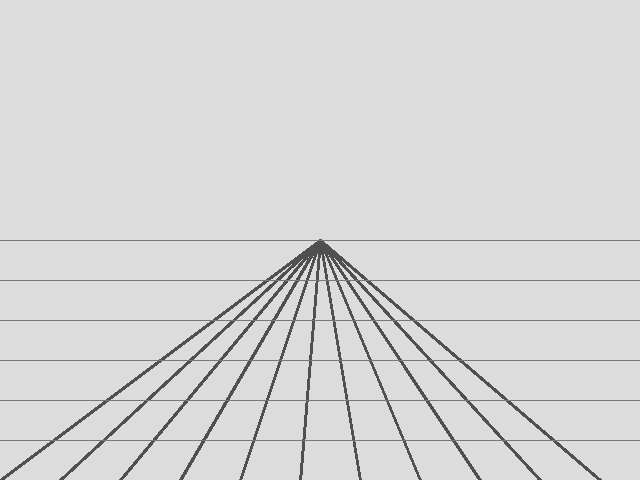
#> input picture VanishingPointDetecter/vp_agent/test_images/one_point.jpg, 640 x 480 px
$ python -i toolkit.py   (imports and definitions only)
#> lines starting #> are read from the running program, lines starting #| are printed output that depends on the picture; after the words box and inside, x2 and y2 are one past the last pixel; in counts of white or black regions, pixels touching at a corner belong together
from dataclasses import dataclass

import cv2
import numpy as np
from PIL import Image


@dataclass
class Line:
    x1: float
    y1: float
    x2: float
    y2: float

    def angle(self) -> float:
        return np.arctan2(self.y2 - self.y1, self.x2 - self.x1)

    def as_array(self) -> np.ndarray:
        return np.array([self.x1, self.y1, self.x2, self.y2])


@dataclass
class VanishingPoint:
    x: float
    y: float
    support_lines: int  # クラスタ内の支持直線数
    confidence: float   # [0.0, 1.0]


class CVToolkit:
    def detect_lines(self, image_path: str, canny_low: int = 50, canny_high: int = 150) -> list[Line]:
#> called with image_path = '../test_images/one_point.jpg', canny_low = 50, canny_high = 150
        img = cv2.imread(image_path)
#> img is the input picture: shape (480, 640, 3); min 72, max 228, mean 214.3
        if img is None:
            raise ValueError(f"画像読み込み失敗: {image_path}")

        gray = cv2.cvtColor(img, cv2.COLOR_BGR2GRAY)
        blurred = cv2.GaussianBlur(gray, (5, 5), 0)
        edges = cv2.Canny(blurred, canny_low, canny_high)
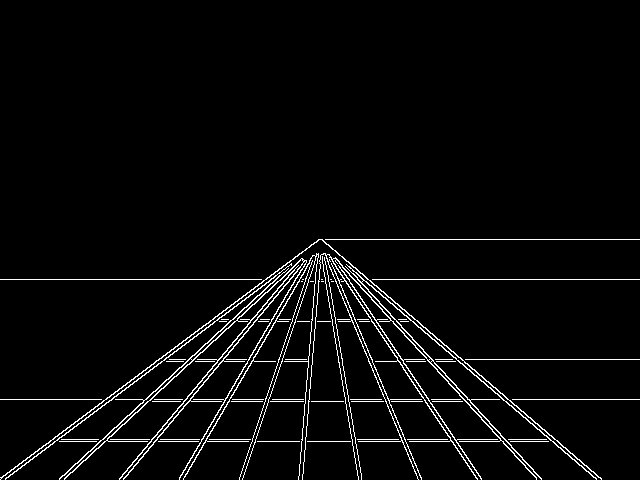
#> edges: shape (480, 640); 3.5% white in thin lines or dots, all inside (x1, y1, x2, y2) = (0, 239, 640, 480)

        lsd = cv2.createLineSegmentDetector(0)
        lines_raw, _, _, _ = lsd.detect(edges)
#> lines_raw = 221 rows, first 6: [238.1, 318, 300.5, 261.9], [286.4, 276.5, 216.4, 359], [469.7, 399.1, 361.6, 282.1], [150.9, 399.6, 234.9, 321.1], [214.9, 361.3, 183.1, 399.3], [108.9, 438.9, 154.7, 393.5]

        if lines_raw is None:
            return []

        lines = []
        for line in lines_raw:
            x1, y1, x2, y2 = line[0]
            length = np.hypot(x2 - x1, y2 - y1)
            if length > 20:  # 短すぎるセグメント除去
                lines.append(Line(float(x1), float(y1), float(x2), float(y2)))
#> this loop made 221 passes
#> (x1, y1, x2, y2, length) on passes 1 to 3: (238.1, 318, 300.5, 261.9, 83.99), (286.4, 276.5, 216.4, 359, 108.2), (469.7, 399.1, 361.6, 282.1, 159.3)
#> after the loop, lines = 181 items

        return lines

    # [156 lines left out: functions find_vanishing_points, draw_edges, draw_lines_on_image, draw_clusters, draw_overlay, _cluster_by_angle and 3 more, not called in this run]

>>> result = CVToolkit().detect_lines('../test_images/one_point.jpg')
#> result = 181 items

$ run again, on VanishingPointDetecter/vp_agent/test_images/two_point.jpg
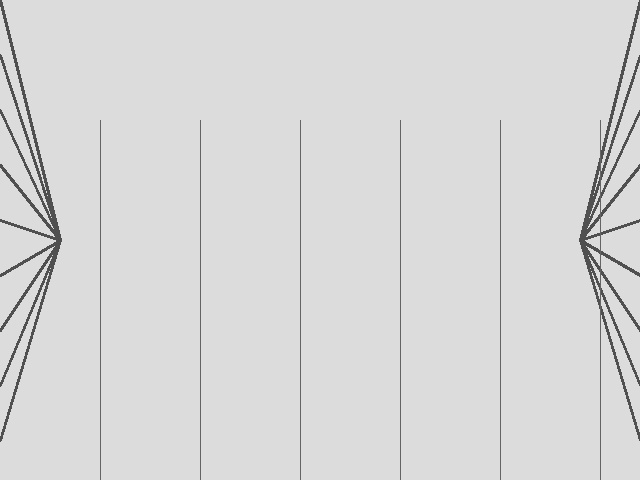
#> input picture VanishingPointDetecter/vp_agent/test_images/two_point.jpg, 640 x 480 px
#> in detect_lines, img is the input picture: shape (480, 640, 3); min 71, max 228, mean 216
#> in detect_lines, `edges = cv2.Canny(blurred, canny_low, canny_high)`:
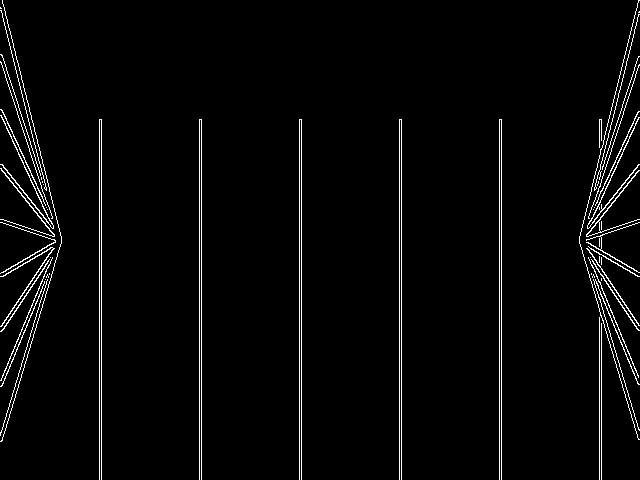
#> edges: shape (480, 640); 2.9% white in thin lines or dots
#> lines_raw = 107 rows, first 6: [601.8, 278.2, 637.8, 332.1], [52.53, 240.9, 0.27, 271.3], [638.8, 322.7, 588.6, 247.8], [599.4, 204.4, 638.9, 118.5], [36.47, 183.3, 2.31, 108.5], [0.115, 117.1, 45.64, 215.6]
#> the loop in detect_lines, `for line in lines_raw:` made 107 passes
#> (x1, y1, x2, y2, length) on passes 1 to 8: (601.8, 278.2, 637.8, 332.1, 64.83), (52.53, 240.9, 0.27, 271.3, 60.47), (638.8, 322.7, 588.6, 247.8, 90.14), (599.4, 204.4, 638.9, 118.5, 94.55), (36.47, 183.3, 2.31, 108.5, 82.24), (0.115, 117.1, 45.64, 215.6, 108.5), (638.3, 270.3, 600.6, 248.3, 43.73), (601.6, 256.1, 637.4, 277.3, 41.58)
#> after the loop in detect_lines, `for line in lines_raw:`: lines = 81 items
